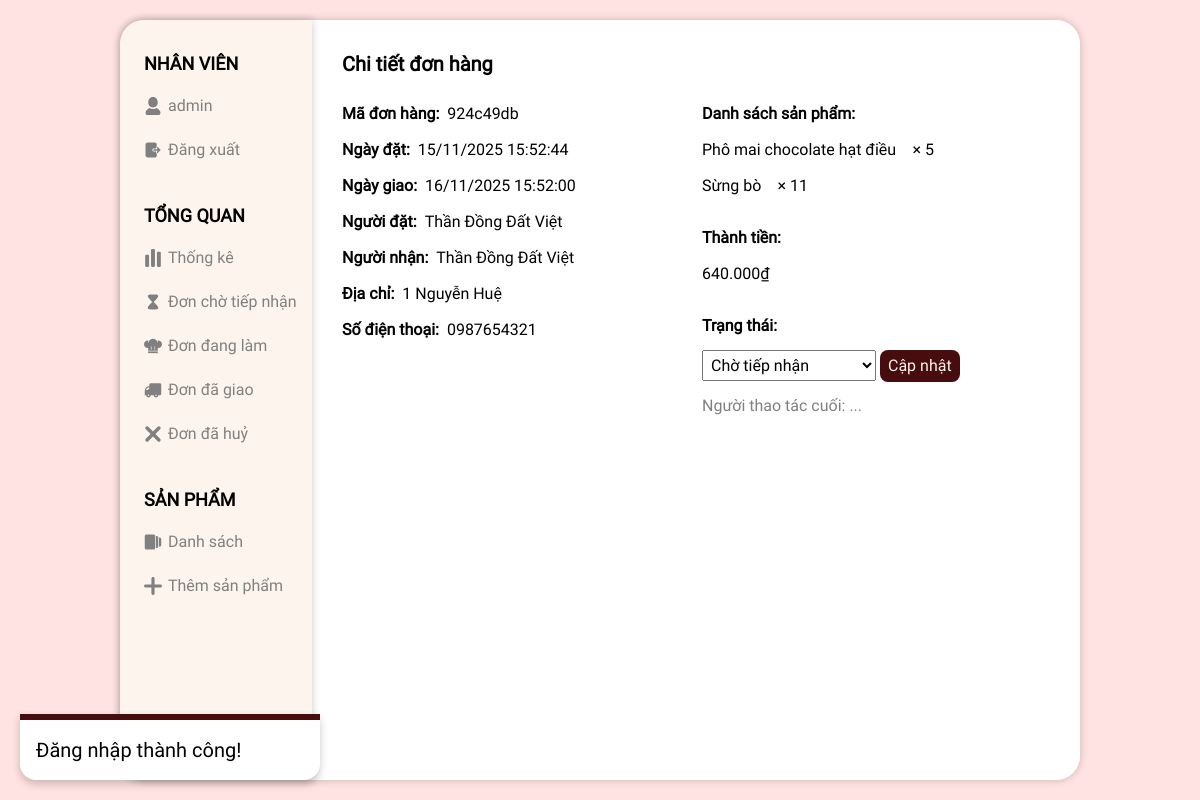
Page /admin.php?direct=detail&od_id=924c49db (signed in) on the committed database.
### tables this page shows
CREATE TABLE `order` (
  `od_id` varchar(8) NOT NULL,
  `od_created_on` datetime NOT NULL,
  `od_delivery_time` datetime NOT NULL,
  `od_person_receive` varchar(50) NOT NULL,
  `od_address` varchar(100) NOT NULL,
  `od_number_phone` varchar(10) NOT NULL,
  `od_price` int(11) NOT NULL,
  `us_id` int(11) NOT NULL,
  `os_id` int(11) NOT NULL,
  `ad_id` int(11) DEFAULT NULL
);

CREATE TABLE `user` (
  `us_id` int(11) NOT NULL,
  `us_name` varchar(50) NOT NULL,
  `us_password` varchar(50) NOT NULL,
  `us_number_phone` varchar(10) NOT NULL,
  `us_address` varchar(100) NOT NULL
);

CREATE TABLE `product_order` (
  `pod_id` int(11) NOT NULL,
  `od_id` varchar(8) NOT NULL,
  `pod_name` varchar(50) NOT NULL,
  `pod_quantity` int(11) NOT NULL,
  `pod_price` int(11) NOT NULL,
  `pod_created_on` datetime NOT NULL
);

### api/core.php (called while the page is built, shortened)
<?php
require __DIR__ . "/./trait/account.php";
require __DIR__ . "/./trait/order.php";
require __DIR__ . "/./trait/statistic.php";
class Api
{
    function __construct()
    {
        $hostname = "localhost";
        $username = "root";
        $password = "";
        $database = "db_sucre_web";
        $this->connection = new mysqli($hostname, $username, $password, $database);
    }
}
$api = new Api();

### api/trait/account.php (called while the page is built, shortened)
<?php
trait Account
{
    function get_admin_info()
    {
        $ad_info = $_SESSION["ad_info"] ?? null;
        $ad_name = $ad_info["ad_name"];
        $sql = "SELECT *
                FROM `admin`
                WHERE `ad_name` = '$ad_name';";
        $result = $this->connection->query($sql)->fetch_assoc();
        return $_SESSION["ad_info"];
    }
}

### api/trait/order.php (called while the page is built, shortened)
<?php
trait Order
{
    function get_order_info($od_id)
    {
        $sql = "SELECT *
                FROM `order` as od
                INNER JOIN `order_status` as os
                ON od.`os_id` = os.`os_id`
                INNER JOIN `user` as us
                ON od.`us_id` = us.`us_id`
                WHERE od.`od_id` = '$od_id';";
        $result = $this->connection->query($sql);
        return $result->fetch_assoc();
    }
    function get_order_products_info($od_id)
    {
        $sql = "SELECT *
                FROM `product_order`
                WHERE `od_id` = '$od_id'
                ORDER BY `pod_created_on` ASC;";
        $result = $this->connection->query($sql);
        return $result->fetch_all(MYSQLI_ASSOC);
    }
}

### api/trait/statistic.php (called while the page is built, shortened)
<?php
trait Statistic
{
    function get_order_statuses()
    {
        $sql = "SELECT *
                FROM `order_status`
                ORDER BY `os_id` ASC;";
        $result = $this->connection->query($sql);
        return $result->fetch_all(MYSQLI_ASSOC);
    }
    function get_order_status($od_id)
    {
        $sql = "SELECT *
                FROM `order` as od
                INNER JOIN `order_status` as os
                ON od.`os_id` = os.`os_id`
                WHERE od.`od_id` = '$od_id';";
        $result = $this->connection->query($sql);
        return $result->fetch_assoc();
    }
}

### src/admin/page/statistic/detail.php (the view, shortened to what this page needs)
<?php
global $api;
$od_id = $_GET["od_id"];
$order = $api->get_order_info($od_id);
?>
<p class="title">Chi tiết đơn hàng</p>
<div class="container">
    <div class="info">
        <div class="item">
            <p class="label">Mã đơn hàng: </p>
            <p class="text"><?= $order["od_id"] ?></p>
        </div>
        <div class="item">
            <p class="label">Ngày đặt: </p>
            <p class="text"><?= convert_datetime($order["od_created_on"]) ?></p>
        </div>
        <div class="item">
            <p class="label">Ngày giao: </p>
            <p class="text"><?= convert_datetime($order["od_delivery_time"]) ?></p>
        </div>
        <div class="item">
            <p class="label">Người đặt: </p>
            <p class="text"><?= $order["us_name"] ?></p>
        </div>
        <div class="item">
            <p class="label">Người nhận: </p>
            <p class="text"><?= $order["od_person_receive"] ?></p>
        </div>
        <div class="item">
            <p class="label">Địa chỉ: </p>
            <p class="text"><?= $order["od_address"] ?></p>
        </div>
        <div class="item">
            <p class="label">Số điện thoại: </p>
            <p class="text"><?= $order["od_number_phone"] ?></p>
        </div>
    </div>
    <div class="product">
        <div class="product-part">
            <p class="label">Danh sách sản phẩm:</p>
            <?php
            $order_total = 0;
            $order_products = $api->get_order_products_info($od_id);
            foreach ($order_products as $product) {
                $order_total += $product["pod_price"] * $product["pod_quantity"]; ?>
                <p class="detail">
                    <?= $product["pod_name"] . "&emsp;× " . $product["pod_quantity"] ?>
                </p>
            <?php } ?>
        </div>
        <div class="product-part">
            <p class="label">Thành tiền:</p>
            <p class="total"><?= convert_currency($order_total) ?></p>
        </div>
        <div class="product-part">
            <p class="label">Trạng thái:</p>
            <form method="post">
                <select class="status" name="os_id">
                    <?php
                    $currentOrderStatus = $api->get_order_status($od_id)["os_id"];
                    $orderStatuses = $api->get_order_statuses();
                    foreach ($orderStatuses as $orderStatus) {
                        $orderStatusId = $orderStatus["os_id"];
                        $orderStatusName = $orderStatus["os_name"]; ?>
                        <option value="<?= $orderStatusId ?>" <?= $currentOrderStatus == $orderStatusId ? "selected" : "" ?>>
                            <?= $orderStatusName ?>
                        </option>
                    <?php } ?>
                </select>
                <button class="submit-button" type="submit">Cập nhật</button>
            </form>
            <p class="checker">
                Người thao tác cuối:
                <?php
                $isCheck = $order["ad_id"];
                if ($isCheck) {
                    $checker = $api->get_checker($order["od_id"]);
                    echo $checker["ad_name"];
                } else {
                    echo "...";
                }
                ?>
            </p>
        </div>
    </div>
</div>

### src/admin/page/panel.php (shortened to what this page needs)
<?php
global $api;
$ad_info = $api->get_admin_info();
?>
<div class="panel">
    <div class="menu">
        <div class="part">
            <p class="title">
                NHÂN VIÊN
            </p>
            <a class="component" href="?direct=home">
                <?php
                if (isset($ad_info)) { ?>
                    <p class="text">
                        <?= $ad_info["ad_name"] ?>
                    </p>
                <?php } ?>
            </a>
            <a class="component" href="?direct=logout">
                <p class="text">
                    Đăng xuất
                </p>
            </a>
        </div>
        <div class="part">
            <p class="title">
                TỔNG QUAN
            </p>
            <a class="component" href="?direct=all">
                <p class="text">
                    Thống kê
                </p>
            </a>
            <a class="component" href="?direct=wait">
                <p class="text">
                    Đơn chờ tiếp nhận
                </p>
            </a>
            <a class="component" href="?direct=work">
                <p class="text">
                    Đơn đang làm
                </p>
            </a>
            <a class="component" href="?direct=done">
                <p class="text">
                    Đơn đã giao
                </p>
            </a>
            <a class="component" href="?direct=cancel">
                <p class="text">
                    Đơn đã huỷ
                </p>
            </a>
        </div>
        <div class="part">
            <p class="title">
                SẢN PHẨM
            </p>
            <a class="component" href="?direct=product">
                <svg class="icon" viewBox="0 0 24 24">
                    <path
                        d="M20 6h1a2 2 0 0 1 2 2v8a2 2 0 0 1-2 2h-1V6zm-4-2h1a2 2 0 0 1 2 2v12a2 2 0 0 1-2 2h-1V4zm-1 0v16a2 2 0 0 1-2 2H3a2 2 0 0 1-2-2V4a2 2 0 0 1 2-2h10a2 2 0 0 1 2 2z">
                    </path>
                </svg>
                <p class="text">
                    Danh sách
                </p>
            </a>
            <a class="component" href="?direct=add_product">
                <p class="text">
                    Thêm sản phẩm
                </p>
            </a>
        </div>
    </div>
    <div class="content">
        <?php
        switch (DIRECT) {
            case "detail":
                require "./src/admin/page/statistic/detail.php";
                break;
        }
        ?>
    </div>
</div>

### src/util/convert_datetime.php
<?php
function convert_datetime($datetime)
{
    $date = new DateTime($datetime);
    $formattedDate = $date->format("d/m/Y H:i:s");
    echo $formattedDate;
}

### index.css (style rules this page uses)
body { background-color: var(--pink-color); }

### src/admin/css/panel.css (style rules this page uses)
.panel { border-radius: 24px; box-shadow: 0px 0px 8px var(--shadow-color); box-sizing: border-box; display: flex; height: calc(100vh - 40px); margin: 20px auto; width: 80%; }
.menu { background-color: var(--cream-color); border-radius: 24px 0px 0px 24px; box-shadow: 0.25px 0px 8px var(--shadow-color); box-sizing: border-box; height: 100%; padding-bottom: 18px; padding-top: 18px; width: 20%; z-index: 2; }
.content { background-color: white; border-radius: 0px 24px 24px 0px; box-sizing: border-box; display: flex; flex-direction: column; height: 100%; padding: 30px; width: 80%; z-index: 1; }
.part { margin-bottom: 36px; margin-top: 12px; }
.menu .title { color: black; font-family: "Roboto"; font-size: 18px; font-weight: bold; line-height: 28px; margin-left: 24px; }
.component { align-items: center; display: flex; height: 32px; margin-bottom: 12px; margin-top: 12px; text-decoration: none; }
.component .icon { fill: var(--grey-color); height: 18px; margin-right: 6px; }
.component .text { color: var(--grey-color); font-family: "Roboto"; font-size: 16px; line-height: 24px; }

### src/admin/css/statistic/detail.css (style rules this page uses)
.content .title { color: black; font-family: "Roboto"; font-size: 20px; font-weight: bold; line-height: 28px; }
.content .container { display: grid; gap: 12px; grid-template-columns: 1fr 1fr; margin-top: 24px; }
.container .info { display: flex; flex-direction: column; gap: 12px; }
.container .product { display: flex; flex-direction: column; gap: 12px; }
.info .item { display: flex; gap: 8px; }
.item .label { color: black; font-family: "Roboto"; font-size: 16px; font-weight: bold; line-height: 24px; }
.item .text { color: black; font-family: "Roboto"; font-size: 16px; line-height: 24px; }
.product .product-part { display: flex; flex-direction: column; gap: 12px; margin-bottom: 16px; }
.product-part .label { color: black; font-family: "Roboto"; font-size: 16px; font-weight: bold; line-height: 24px; }
.product-part .detail { color: black; font-family: "Roboto"; font-size: 16px; line-height: 24px; }
.product-part .total { color: black; font-family: "Roboto"; font-size: 16px; line-height: 24px; }
.product-part .status { color: black; font-family: "Roboto"; font-size: 16px; line-height: 24px; width: 50%; padding: 4px; box-sizing: border-box; }
.product-part .submit-button { color: var(--cream-color); background-color: var(--brown-color); border: none; border-radius: 8px; cursor: pointer; font-family: "Roboto"; font-size: 16px; line-height: 24px; padding: 4px 8px; }
.product-part .checker { color: var(--grey-color); font-family: "Roboto"; font-size: 16px; line-height: 24px; }

### rows in the picture
order: od_id "924c49db", od_created_on "15/11/2025 15:52:44 16/11/2025 15:52:00", us.us_name "Thần Đồng Đất Việt", od_person_receive "Thần Đồng Đất Việt", od_address "1 Nguyễn Huệ", od_number_phone "0987654321"
product_order: pod_name "Phô mai chocolate hạt điều", pod_quantity "5"
product_order: pod_name "Sừng bò", pod_quantity "11"

### other values in the picture
$message "Đăng nhập thành công!"
$ad_info["ad_name"] "admin"
strrev(implode('', $formatted)) "640.000"
form field os_id "Chờ tiếp nhận"
